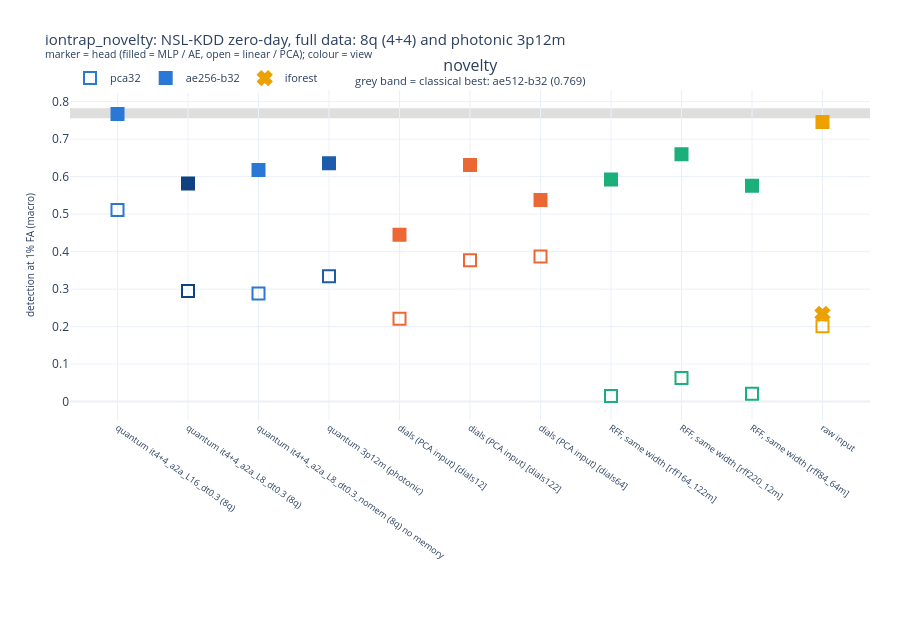

Notebook cell for this chart:
### Code cell
P.fig_qubits(R, "iontrap_novelty")

### Figure 1 — Plotly figure (JSON) as saved in the notebook; plotly's stock layout.template omitted (floating-point values rounded to 4 significant figures)
{"data": [{"hovertemplate": "%{x}<br>pca32: %{y:.4f}<extra></extra>", "legendgroup": "pca32", "marker": {"color": ["#2a78d6", "#104281", "#2a78d6", "#1c5cab", "#eb6834", "#eb6834", "#eb6834", "#1baf7a", "#1baf7a", "#1baf7a", "#eda100"], "line": {"color": ["#2a78d6", "#104281", "#2a78d6", "#1c5cab", "#eb6834", "#eb6834", "#eb6834", "#1baf7a", "#1baf7a", "#1baf7a", "#eda100"], "width": 2}, "size": 12, "symbol": "square-open"}, "mode": "markers", "name": "pca32", "showlegend": true, "type": "scatter", "x": ["quantum it4+4_a2a_L16_dt0.3 (8q)", "quantum it4+4_a2a_L8_dt0.3 (8q)", "quantum it4+4_a2a_L8_dt0.3_nomem (8q) no memory", "quantum 3p12m (photonic)", "dials (PCA input) [dials12]", "dials (PCA input) [dials122]", "dials (PCA input) [dials64]", "RFF, same width [rff164_122m]", "RFF, same width [rff220_12m]", "RFF, same width [rff84_64m]", "raw input"], "xaxis": "x", "y": [0.5109, 0.2947, 0.2881, 0.3341, 0.221, 0.3772, 0.3867, 0.01493, 0.06281, 0.02065, 0.2009], "yaxis": "y"}, {"hovertemplate": "%{x}<br>ae256-b32: %{y:.4f}<extra></extra>", "legendgroup": "ae256-b32", "marker": {"color": ["#2a78d6", "#104281", "#2a78d6", "#1c5cab", "#eb6834", "#eb6834", "#eb6834", "#1baf7a", "#1baf7a", "#1baf7a", "#eda100"], "line": {"color": ["#2a78d6", "#104281", "#2a78d6", "#1c5cab", "#eb6834", "#eb6834", "#eb6834", "#1baf7a", "#1baf7a", "#1baf7a", "#eda100"], "width": 2}, "size": 12, "symbol": "square"}, "mode": "markers", "name": "ae256-b32", "showlegend": true, "type": "scatter", "x": ["quantum it4+4_a2a_L16_dt0.3 (8q)", "quantum it4+4_a2a_L8_dt0.3 (8q)", "quantum it4+4_a2a_L8_dt0.3_nomem (8q) no memory", "quantum 3p12m (photonic)", "dials (PCA input) [dials12]", "dials (PCA input) [dials122]", "dials (PCA input) [dials64]", "RFF, same width [rff164_122m]", "RFF, same width [rff220_12m]", "RFF, same width [rff84_64m]", "raw input"], "xaxis": "x", "y": [0.7671, 0.5818, 0.6178, 0.6356, 0.445, 0.6312, 0.5378, 0.5922, 0.66, 0.5755, 0.7455], "yaxis": "y"}, {"hovertemplate": "%{x}<br>iforest: %{y:.4f}<extra></extra>", "legendgroup": "iforest", "marker": {"color": ["#eda100"], "line": {"color": ["#eda100"], "width": 2}, "size": 12, "symbol": "x"}, "mode": "markers", "name": "iforest", "showlegend": true, "type": "scatter", "x": ["raw input"], "xaxis": "x", "y": [0.2339], "yaxis": "y"}], "layout": {"annotations": [{"font": {"size": 16}, "showarrow": false, "text": "novelty<br><sup>grey band = classical best: ae512-b32 (0.769)</sup>", "x": 0.5, "xanchor": "center", "xref": "paper", "y": 1.0, "yanchor": "bottom", "yref": "paper"}], "height": 620, "hoverlabel": {"font": {"size": 11}}, "legend": {"font": {"size": 11}, "orientation": "h", "y": 1.08}, "margin": {"b": 200, "l": 70, "r": 30, "t": 90}, "shapes": [{"layer": "below", "line": {"color": "rgba(138,137,132,0.28)", "width": 10}, "type": "line", "x0": 0, "x1": 1, "xref": "x domain", "y0": 0.7691, "y1": 0.7691, "yref": "y"}], "title": {"font": {"size": 15}, "text": "iontrap_novelty: NSL-KDD zero-day, full data: 8q (4+4) and photonic 3p12m<br><sup>marker = head (filled = MLP / AE, open = linear / PCA); colour = view</sup>"}, "xaxis": {"anchor": "y", "domain": [0.0, 1.0], "tickangle": 35, "tickfont": {"size": 9}}, "yaxis": {"anchor": "x", "domain": [0.0, 1.0], "title": {"font": {"size": 10}, "text": "detection at 1% FA (macro)"}}}}
